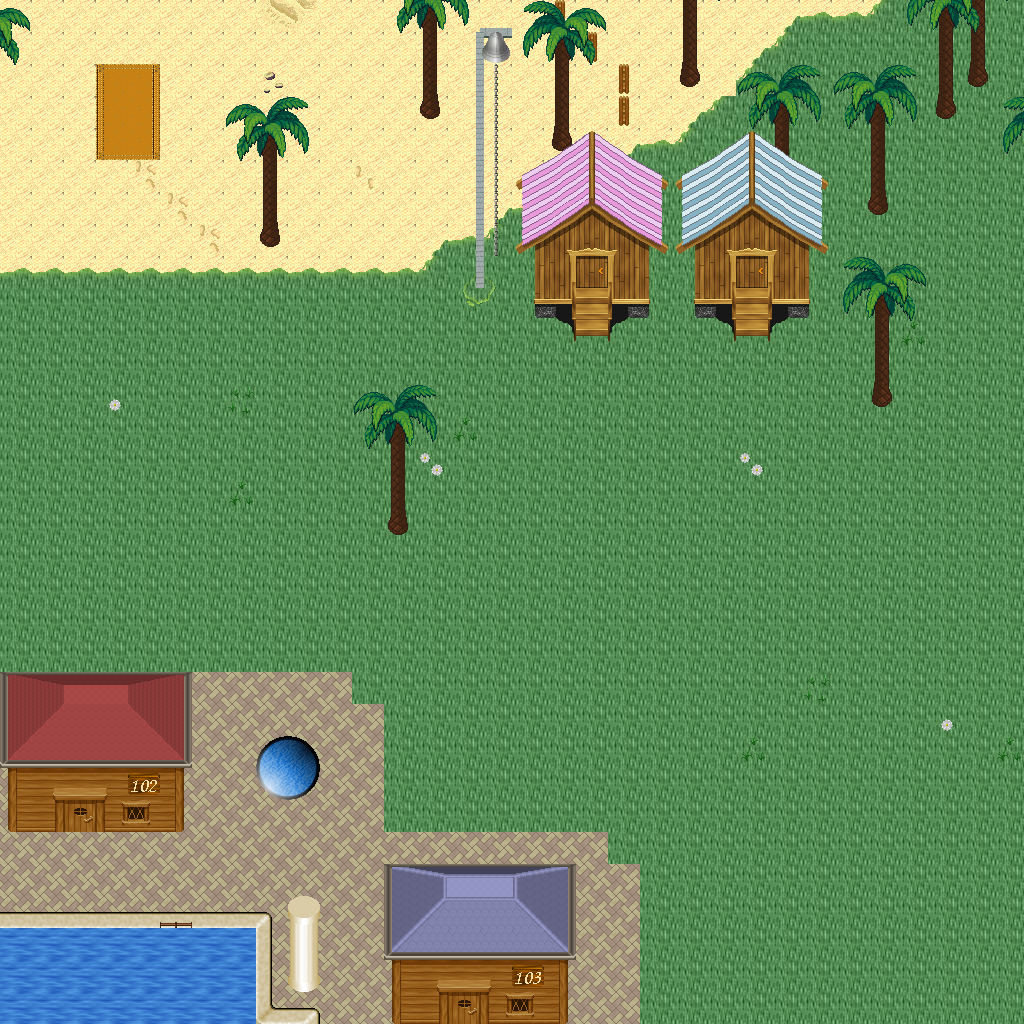

Below is a game level as drawn by its tile map, then a one-line description and the .tmx that defines it (tile-layer data replaced by summaries):
An orthogonal 32x32 tile map with 32x32 px tiles, 5 tile layers (Ground, Objects, Objects2, Above, ...), 1 hidden layer not drawn, 57 tilesets.

<map version="1.10" tiledversion="1.11.0" orientation="orthogonal" renderorder="right-down" width="32" height="32" tilewidth="32" tileheight="32" infinite="0" nextlayerid="11" nextobjectid="1">
 <tileset firstgid="1" name="logic_collision" tilewidth="32" tileheight="32" tilecount="1" columns="1">
  <image source="../drawable/logic_collision.png" width="32" height="32" />
 </tileset>
 <tileset firstgid="2" name="ground_ground" tilewidth="32" tileheight="32" tilecount="33" columns="3">
  <image source="../drawable/ground_ground.png" width="96" height="352" />
 </tileset>
 <tileset firstgid="35" name="ground_water_pool" tilewidth="32" tileheight="32" tilecount="72" columns="3">
  <image source="../drawable/ground_water_pool.png" width="96" height="768" />
 </tileset>
 <tileset firstgid="107" name="furniture_carpet_plain_colours" tilewidth="32" tileheight="32" tilecount="10" columns="10">
  <image source="../drawable/furniture_carpet_plain_colours.png" width="320" height="32" />
 </tileset>
 <tileset firstgid="117" name="ground_brown_paving" tilewidth="32" tileheight="32" tilecount="2" columns="2">
  <image source="../drawable/ground_brown_paving.png" width="64" height="32" />
 </tileset>
 <tileset firstgid="119" name="ground_water_water" tilewidth="32" tileheight="32" tilecount="24" columns="3">
  <image source="../drawable/ground_water_water.png" width="96" height="256" />
 </tileset>
 <tileset firstgid="143" name="building_fence_fence_chunky" tilewidth="32" tileheight="32" tilecount="21" columns="3">
  <image source="../drawable/building_fence_fence_chunky.png" width="96" height="224" />
 </tileset>
 <tileset firstgid="164" name="ground_water_pool_corners" tilewidth="32" tileheight="32" tilecount="72" columns="3">
  <image source="../drawable/ground_water_pool_corners.png" width="96" height="768" />
 </tileset>
 <tileset firstgid="236" name="ground_grass_edges" tilewidth="32" tileheight="32" tilecount="36" columns="12">
  <image source="../drawable/ground_grass_edges.png" width="384" height="96" />
 </tileset>
 <tileset firstgid="272" name="ground_grass_corners" tilewidth="32" tileheight="32" tilecount="24" columns="6">
  <image source="../drawable/ground_grass_corners.png" width="192" height="128" />
 </tileset>
 <tileset firstgid="296" name="plant_grasses" tilewidth="32" tileheight="32" tilecount="6" columns="3">
  <image source="../drawable/plant_grasses.png" width="96" height="64" />
 </tileset>
 <tileset firstgid="302" name="plant_flower_daisy_white" tilewidth="32" tileheight="32" tilecount="8" columns="2">
  <image source="../drawable/plant_flower_daisy_white.png" width="64" height="128" />
 </tileset>
 <tileset firstgid="310" name="building_door_door_w" tilewidth="32" tileheight="32" tilecount="6" columns="2">
  <image source="../drawable/building_door_door_w.png" width="64" height="96" />
 </tileset>
 <tileset firstgid="316" name="building_wall_wood" tilewidth="32" tileheight="32" tilecount="16" columns="4">
  <image source="../drawable/building_wall_wood.png" width="128" height="128" />
 </tileset>
 <tileset firstgid="332" name="building_door_door_e" tilewidth="32" tileheight="32" tilecount="6" columns="2">
  <image source="../drawable/building_door_door_e.png" width="64" height="96" />
 </tileset>
 <tileset firstgid="338" name="ground_ground_2" tilewidth="32" tileheight="32" tilecount="4" columns="4">
  <image source="../drawable/ground_ground_2.png" width="128" height="32" />
 </tileset>
 <tileset firstgid="342" name="building_wall_stone" tilewidth="32" tileheight="32" tilecount="12" columns="3">
  <image source="../drawable/building_wall_stone.png" width="96" height="128" />
 </tileset>
 <tileset firstgid="354" name="building_wall_wall_brown" tilewidth="32" tileheight="32" tilecount="12" columns="3">
  <image source="../drawable/building_wall_wall_brown.png" width="96" height="128" />
 </tileset>
 <tileset firstgid="366" name="building_door_door_n" tilewidth="32" tileheight="32" tilecount="6" columns="3">
  <image source="../drawable/building_door_door_n.png" width="96" height="64" />
 </tileset>
 <tileset firstgid="372" name="building_church" tilewidth="32" tileheight="32" tilecount="56" columns="8">
  <image source="../drawable/building_church.png" width="256" height="224" />
 </tileset>
 <tileset firstgid="428" name="building_castle" tilewidth="32" tileheight="32" tilecount="320" columns="20">
  <image source="../drawable/building_castle.png" width="640" height="512" />
 </tileset>
 <tileset firstgid="748" name="plant_cactus" tilewidth="32" tileheight="32" tilecount="2" columns="1">
  <image source="../drawable/plant_cactus.png" width="32" height="64" />
 </tileset>
 <tileset firstgid="750" name="plant_stump_small_stump" tilewidth="32" tileheight="32" tilecount="4" columns="2">
  <image source="../drawable/plant_stump_small_stump.png" width="64" height="64" />
 </tileset>
 <tileset firstgid="754" name="furniture_carpet_rug_border" tilewidth="32" tileheight="32" tilecount="9" columns="3">
  <image source="../drawable/furniture_carpet_rug_border.png" width="96" height="96" />
 </tileset>
 <tileset firstgid="763" name="building_window_window_right" tilewidth="32" tileheight="32" tilecount="2" columns="2">
  <image source="../drawable/building_window_window_right.png" width="64" height="32" />
 </tileset>
 <tileset firstgid="765" name="item_statue_fairypool" tilewidth="32" tileheight="32" tilecount="16" columns="2">
  <image source="../drawable/item_statue_fairypool.png" width="64" height="256" />
 </tileset>
 <tileset firstgid="781" name="furniture_table_long_front_on" tilewidth="32" tileheight="32" tilecount="3" columns="1">
  <image source="../drawable/furniture_table_long_front_on.png" width="32" height="96" />
 </tileset>
 <tileset firstgid="784" name="building_decoration_blue_circle" tilewidth="32" tileheight="32" tilecount="4" columns="2">
  <image source="../drawable/building_decoration_blue_circle.png" width="64" height="64" />
 </tileset>
 <tileset firstgid="788" name="building_wall_bricked_edges" tilewidth="32" tileheight="32" tilecount="25" columns="5">
  <image source="../drawable/building_wall_bricked_edges.png" width="160" height="160" />
 </tileset>
 <tileset firstgid="813" name="item_corpse_skull_pale" tilewidth="32" tileheight="32" tilecount="2" columns="2">
  <image source="../drawable/item_corpse_skull_pale.png" width="64" height="32" />
 </tileset>
 <tileset firstgid="815" name="item_corpse_huge_animal" tilewidth="32" tileheight="32" tilecount="16" columns="2">
  <image source="../drawable/item_corpse_huge_animal.png" width="64" height="256" />
 </tileset>
 <tileset firstgid="831" name="item_sign_large" tilewidth="32" tileheight="32" tilecount="15" columns="5">
  <image source="../drawable/item_sign_large.png" width="160" height="96" />
 </tileset>
 <tileset firstgid="846" name="building_roof_yellow" tilewidth="32" tileheight="32" tilecount="20" columns="5">
  <image source="../drawable/building_roof_yellow.png" width="160" height="128" />
 </tileset>
 <tileset firstgid="866" name="building_roof_red" tilewidth="32" tileheight="32" tilecount="20" columns="5">
  <image source="../drawable/building_roof_red.png" width="160" height="128" />
 </tileset>
 <tileset firstgid="886" name="building_roof_green" tilewidth="32" tileheight="32" tilecount="20" columns="5">
  <image source="../drawable/building_roof_green.png" width="160" height="128" />
 </tileset>
 <tileset firstgid="906" name="building_roof_blue" tilewidth="32" tileheight="32" tilecount="20" columns="5">
  <image source="../drawable/building_roof_blue.png" width="160" height="128" />
 </tileset>
 <tileset firstgid="926" name="logic_creature_animal" tilewidth="32" tileheight="32" tilecount="32" columns="8">
  <image source="../drawable/logic_creature_animal.png" width="256" height="128" />
 </tileset>
 <tileset firstgid="958" name="logic_creature_golem" tilewidth="32" tileheight="32" tilecount="4" columns="4">
  <image source="../drawable/logic_creature_golem.png" width="128" height="32" />
 </tileset>
 <tileset firstgid="962" name="object_boat" tilewidth="32" tileheight="32" tilecount="42" columns="6">
  <image source="../drawable/object_boat.png" width="192" height="224" />
 </tileset>
 <tileset firstgid="1004" name="ground_water_pool_deep" tilewidth="32" tileheight="32" tilecount="72" columns="3">
  <image source="../drawable/ground_water_pool_deep.png" width="96" height="768" />
 </tileset>
 <tileset firstgid="1076" name="object_suspension_bridge" tilewidth="32" tileheight="32" tilecount="24" columns="3">
  <image source="../drawable/object_suspension_bridge.png" width="96" height="256" />
 </tileset>
 <tileset firstgid="1100" name="plant_tree_palm_trees" tilewidth="32" tileheight="32" tilecount="40" columns="4">
  <image source="../drawable/plant_tree_palm_trees.png" width="128" height="320" />
 </tileset>
 <tileset firstgid="1140" name="furniture_table_hotdog_stand" tilewidth="32" tileheight="32" tilecount="20" columns="4">
  <image source="../drawable/furniture_table_hotdog_stand.png" width="128" height="160" />
 </tileset>
 <tileset firstgid="1160" name="item_banners_banners" tilewidth="32" tileheight="32" tilecount="6" columns="2">
  <image source="../drawable/item_banners_banners.png" width="64" height="96" />
 </tileset>
 <tileset firstgid="1166" name="building_door_closed" tilewidth="32" tileheight="32" tilecount="1" columns="1">
  <image source="../drawable/building_door_closed.png" width="32" height="32" />
 </tileset>
 <tileset firstgid="1167" name="building_decoration_numbers" tilewidth="32" tileheight="32" tilecount="20" columns="2">
  <image source="../drawable/building_decoration_numbers.png" width="64" height="320" />
 </tileset>
 <tileset firstgid="1187" name="building_decoration_numbers_higher" tilewidth="32" tileheight="32" tilecount="2" columns="2">
  <image source="../drawable/building_decoration_numbers_higher.png" width="64" height="32" />
 </tileset>
 <tileset firstgid="1189" name="furniture_light_small_oil_lamp" tilewidth="32" tileheight="32" tilecount="8" columns="2">
  <image source="../drawable/furniture_light_small_oil_lamp.png" width="64" height="128" />
 </tileset>
 <tileset firstgid="1197" name="light_light_1x1" tilewidth="32" tileheight="32" tilecount="3" columns="3">
  <image source="../drawable/light_light_1x1.png" width="96" height="32" />
 </tileset>
 <tileset firstgid="1200" name="building_roof_straw" tilewidth="32" tileheight="32" tilecount="20" columns="5">
  <image source="../drawable/building_roof_straw.png" width="160" height="128" />
 </tileset>
 <tileset firstgid="1220" name="building_huts" tilewidth="32" tileheight="32" tilecount="338" columns="26">
  <image source="../drawable/building_huts.png" width="832" height="416" />
 </tileset>
 <tileset firstgid="1558" name="light_light_5x5" tilewidth="32" tileheight="32" tilecount="25" columns="5">
  <image source="../drawable/light_light_5x5.png" width="160" height="160" />
 </tileset>
 <tileset firstgid="1583" name="logic_item_sign" tilewidth="32" tileheight="32" tilecount="1" columns="1">
  <image source="../drawable/logic_item_sign.png" width="32" height="32" />
 </tileset>
 <tileset firstgid="1584" name="light_door_light" tilewidth="32" tileheight="32" tilecount="12" columns="3">
  <image source="../drawable/light_door_light.png" width="96" height="128" />
 </tileset>
 <tileset firstgid="1596" name="ground_sand_1" tilewidth="32" tileheight="32" tilecount="10" columns="2">
  <image source="../drawable/ground_sand_1.png" width="64" height="160" />
 </tileset>
 <tileset firstgid="1606" name="ground_sand_2" tilewidth="32" tileheight="32" tilecount="15" columns="5">
  <image source="../drawable/ground_sand_2.png" width="160" height="96" />
 </tileset>
 <tileset firstgid="1621" name="logic_creature_reptile" tilewidth="32" tileheight="32" tilecount="7" columns="7">
  <image source="../drawable/logic_creature_reptile.png" width="224" height="32" />
 </tileset>
 <layer id="1" name="Ground" width="32" height="32">
  <data>[1024 cells, 1024 non-empty, 10 distinct tile ids]</data>
 </layer>
 <layer id="2" name="Objects" width="32" height="32">
  <data>[1024 cells, 139 non-empty, 32 distinct tile ids]</data>
 </layer>
 <layer id="3" name="Objects2" width="32" height="32">
  <data>[1024 cells, 69 non-empty, 39 distinct tile ids]</data>
 </layer>
 <layer id="4" name="Above" width="32" height="32">
  <data>[1024 cells, 200 non-empty, 96 distinct tile ids]</data>
 </layer>
 <layer id="5" name="Above2" width="32" height="32">
  <data>[1024 cells, 20 non-empty, 15 distinct tile ids]</data>
 </layer>
 <layer id="6" name="Walkable" width="32" height="32" visible="0">
  <data>[1024 cells, 70 non-empty, 1 distinct tile ids]</data>
 </layer>
 <objectgroup id="7" name="Mapevents" />
 <objectgroup id="8" name="Spawn" />
 <objectgroup id="9" name="Keys" />
 <objectgroup id="10" name="Replace" />
</map>
